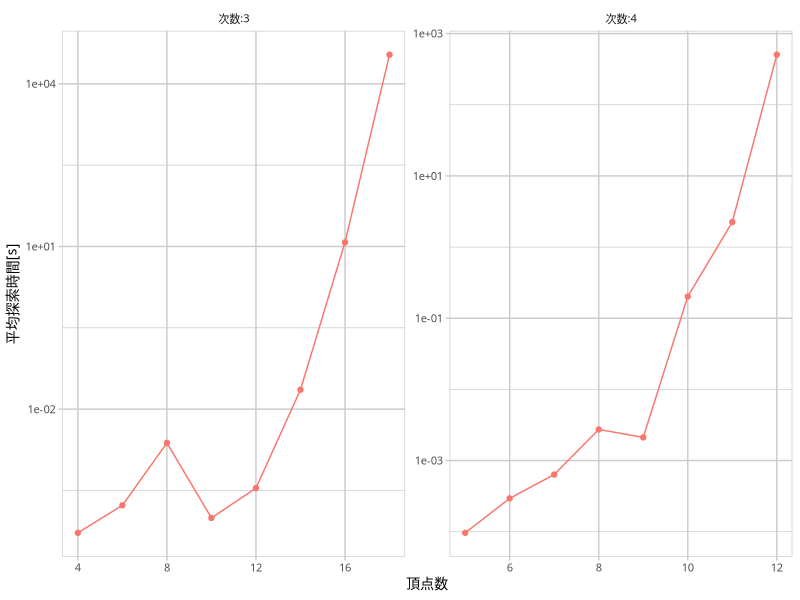

Reproduce this figure in R.
library(readr)
library(dplyr)
library(ggplot2)

data <- read_csv('the-cmp-algo-lab.csv') %>%
  filter(bdr == 'basic' & mgr == 'basic') %>%
  mutate(mtd = 'basic') %>%
  group_by(n, d, mtd, node) %>%
  summarise(mean_time = mean(time)) %>%
  ungroup() %>%
  mutate(mtd = as.factor(mtd),
         d = factor(d, levels = c(3, 4), labels = c('次数:3', '次数:4')))

gp <- ggplot(data, aes(x = n, y = mean_time, color = mtd)) +
  geom_point() +
  geom_line() +
  facet_wrap(c('d'), scales = 'free') +
  scale_x_continuous(name = '頂点数',
                     minor_breaks = NULL) +
  scale_y_continuous(name = '平均探索時間[s]',
                     trans = 'log10') +
  theme(text = element_text(family = 'IPAexGothic', size = 10),
        panel.background = element_rect(fill = 'white', colour = 'grey80'),
        panel.grid.major = element_line(colour = 'grey80'),
        panel.grid.minor = element_line(colour = 'grey80'),
        axis.ticks = element_line(colour = 'grey80'),
        strip.background = element_blank(),
        legend.position = 'none'
  )

ggsave('the-basic-time.pdf', gp,
       width = 13, height = 6, units = 'cm',
       device = cairo_pdf)
